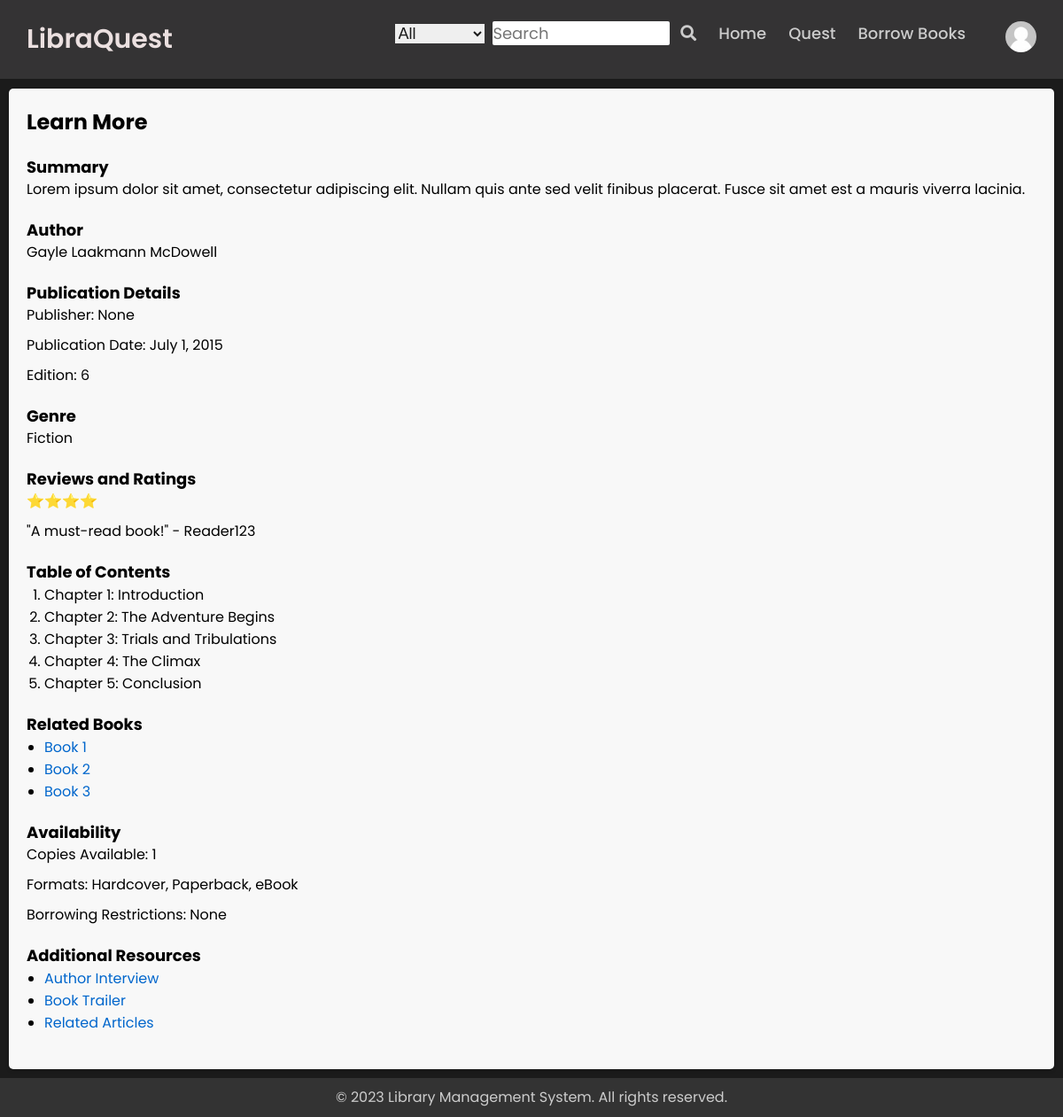
The page /profile/learn_more/9/ (signed in) on the database as committed earlier.
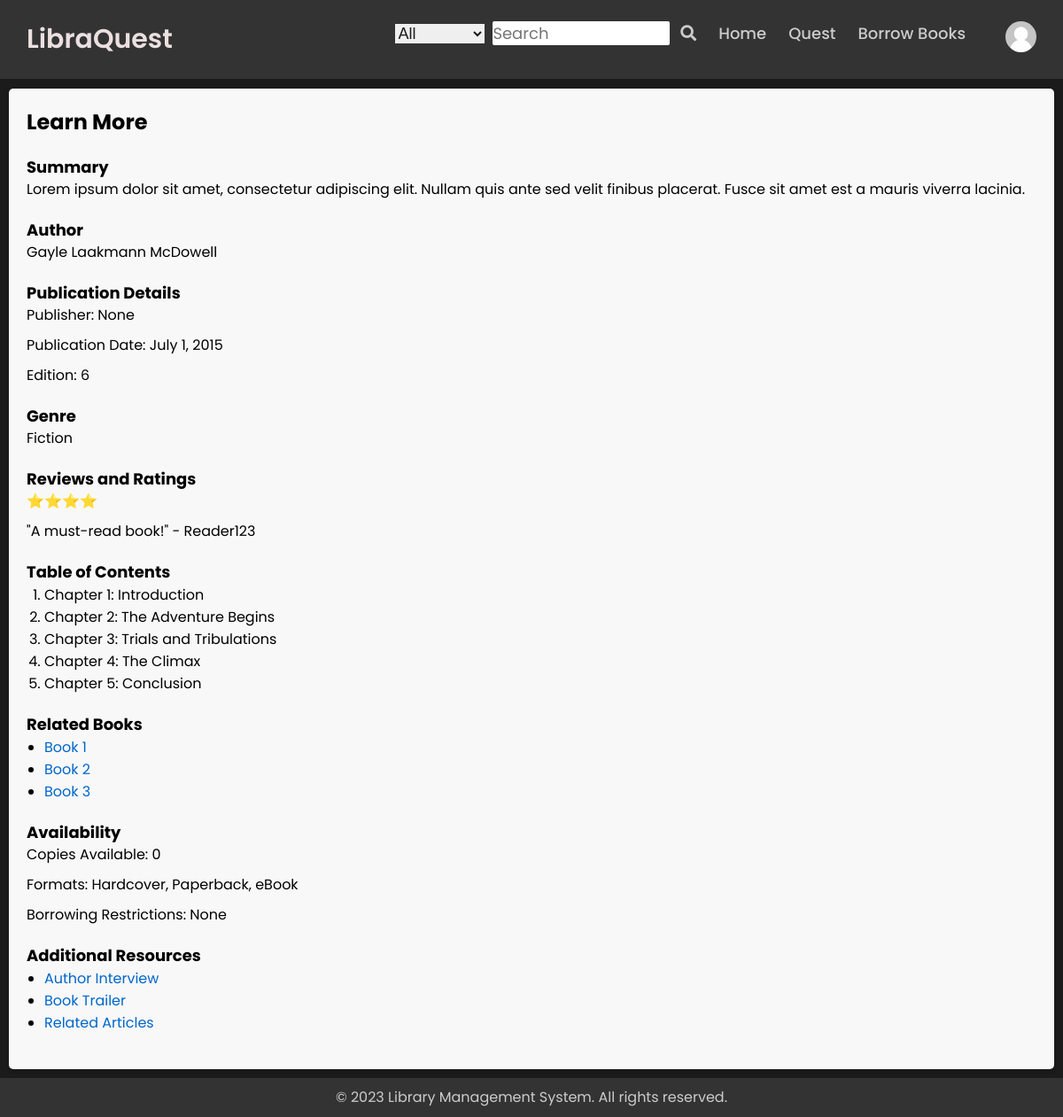
The same page on the database as committed later.
### my_app/models.py (models this page shows, shortened)
class Books(models.Model):
    title = models.TextField(null=False)
    author_name = models.CharField(max_length=50)
    isbn = models.CharField(max_length=20)
    publisher = models.CharField(max_length=200,null=True,blank=True)
    publication = models.DateField()
    edition = models.IntegerField(null=True , blank=True)
    availability = models.CharField(max_length=10,default='No')
    cover_image = models.ImageField(upload_to="book_covers/")
    book_file = models.FileField(upload_to="books/",blank=True , null=True)
    copies_available = models.IntegerField(null=True,blank=True,default=2)
    description = models.TextField(max_length=2000 , null=True , blank=True)

### user_profile/views.py (the view)
# urls.py: path('learn_more/<int:book_id>/', views.learn_more , name='learn_more'),
def learn_more(request,book_id):
    book = Books.objects.get(id=book_id)
    return render(request , 'books/learn_more.html', {
        'book': book
    })

### user_profile/templates/books/learn_more.html (shortened to what this page needs)
{% extends 'forms/base.html' %}
{% load static %}
{% block content %}
<div class="book-details">
    <h2>Learn More</h2>
    <div class="book-summary">
      <h3>Summary</h3>
      <p>Lorem ipsum dolor sit amet, consectetur adipiscing elit. Nullam quis ante sed velit finibus placerat. Fusce sit amet est a mauris viverra lacinia.</p>
    </div>
    <div class="author-info">
      <h3>Author</h3>
      <p>{{ book.author_name }}</p>
    </div>
    <div class="publication-details">
      <h3>Publication Details</h3>
      <p>Publisher: {{ book.publisher }}</p>
      <p>Publication Date: {{ book.publication }}</p>
      <p>Edition: {{ book.edition }}</p>
    </div>
    <div class="genre">
      <h3>Genre</h3>
      <p>Fiction</p>
    </div>
    <div class="reviews-ratings">
      <h3>Reviews and Ratings</h3>
      <p>⭐️⭐️⭐️⭐️</p>
      <p>"A must-read book!" - Reader123</p>
    </div>
    <div class="table-of-contents">
      <h3>Table of Contents</h3>
      <ol>
        <li>Chapter 1: Introduction</li>
        <li>Chapter 2: The Adventure Begins</li>
        <li>Chapter 3: Trials and Tribulations</li>
        <li>Chapter 4: The Climax</li>
        <li>Chapter 5: Conclusion</li>
      </ol>
    </div>
    <div class="related-books">
      <h3>Related Books</h3>
      <ul>
        <li><a href="#">Book 1</a></li>
        <li><a href="#">Book 2</a></li>
        <li><a href="#">Book 3</a></li>
      </ul>
    </div>
    <div class="availability">
      <h3>Availability</h3>
      <p>Copies Available: {{ book.copies_available }}</p>
      <p>Formats: Hardcover, Paperback, eBook</p>
      <p>Borrowing Restrictions: None</p>
    </div>
    <div class="additional-resources">
      <h3>Additional Resources</h3>
      <ul>
        <li><a href="#">Author Interview</a></li>
        <li><a href="#">Book Trailer</a></li>
        <li><a href="#">Related Articles</a></li>
      </ul>
    </div>
  </div>
{% endblock %}

Rows that differ between the two databases and show on the page:
changed Books "Gayle Laakmann McDowell": copies_available "1" → "0"
